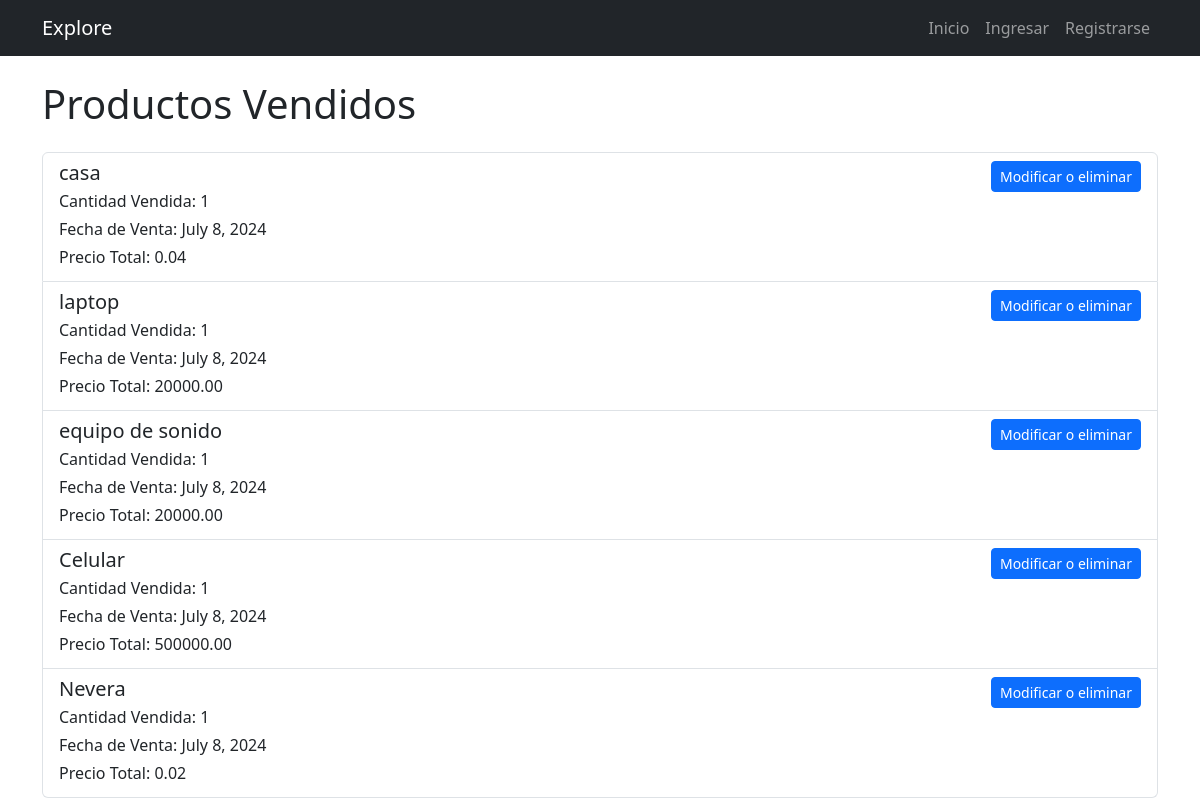
Page /list_venta/ on the committed database.
### api/models.py (models this page shows, shortened)
class ProductoVenta(models.Model):
    producto = models.ForeignKey(ProductoComprado, on_delete=models.CASCADE)
    cantidad = models.IntegerField()
    fecha_venta = models.DateField(auto_now_add=True)
    precio_total = models.DecimalField(max_digits=10, decimal_places=2)
    class Meta:
        verbose_name = "Venta"
        verbose_name_plural = "Ventas"

class ProductoComprado(models.Model):
    nombre = models.CharField(max_length=100)
    precio = models.DecimalField(max_digits=10, decimal_places=2)
    precio_venta = models.DecimalField(max_digits=10, decimal_places=2)
    descripcion = models.TextField()
    fecha_importacion = models.DateField()
    cantidad = models.IntegerField(default=0)  # Campo para el inventario
    class Meta:
        verbose_name = "Producto Comprado"
        verbose_name_plural = "Productos Comprados"

### api/views.py (the view)
# urls.py: path('list_venta/', views.list_venta, name='list_venta'),
def list_venta(request):
    productos_vendidos = ProductoVenta.objects.all()
    return render(request, 'list_venta.html', {"productos_vendidos": productos_vendidos})

### api/templates/list_venta.html
{% extends 'base.html' %}
{% block content %}
<div class="container mt-4">
    <h1 class="mb-4">Productos Vendidos</h1>
    <ul class="list-group">
        {% for venta in productos_vendidos %}
        <li class="list-group-item">
            <div class="row">
                <div class="col">
                    <h5 class="mb-1">{{ venta.producto.nombre }}</h5>
                    <p class="mb-1">Cantidad Vendida: {{ venta.cantidad }}</p>
                    <p class="mb-1">Fecha de Venta: {{ venta.fecha_venta }}</p>
                    <p class="mb-1">Precio Total: {{ venta.precio_total }}</p>
                </div>
                <div class="col-auto">
                    <a href="{% url 'venta_detail' venta.id %}" class="btn btn-sm btn-primary">Modificar o eliminar</a>
                </div>
            </div>
        </li>
        {% endfor %}
    </ul>
</div>
{% endblock %}

### rows in the picture
ProductoVenta: producto.nombre "casa", cantidad "1", fecha_venta "July 8, 2024", precio_total "0.04"
ProductoVenta: producto.nombre "laptop", cantidad "1", fecha_venta "July 8, 2024", precio_total "20000.00"
ProductoVenta: producto.nombre "equipo de sonido", cantidad "1", fecha_venta "July 8, 2024", precio_total "20000.00"
ProductoVenta: producto.nombre "Celular", cantidad "1", fecha_venta "July 8, 2024", precio_total "500000.00"
ProductoVenta: producto.nombre "Nevera", cantidad "1", fecha_venta "July 8, 2024", precio_total "0.02"
